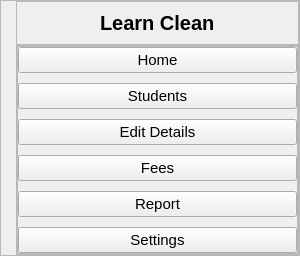
     <widget class="QWidget" name="leftMenu" native="true">
      <property name="minimumSize">
       <size>
        <width>300</width>
        <height>0</height>
       </size>
      </property>
      <property name="maximumSize">
       <size>
        <width>0</width>
        <height>16777215</height>
       </size>
      </property>
      <layout class="QVBoxLayout" name="verticalLayout_6">
       <property name="spacing">
        <number>0</number>
       </property>
       <property name="leftMargin">
        <number>0</number>
       </property>
       <property name="topMargin">
        <number>0</number>
       </property>
       <property name="rightMargin">
        <number>0</number>
       </property>
       <property name="bottomMargin">
        <number>0</number>
       </property>
       <item>
        <widget class="QFrame" name="frame_5">
         <property name="frameShape">
          <enum>QFrame::StyledPanel</enum>
         </property>
         <property name="frameShadow">
          <enum>QFrame::Raised</enum>
         </property>
         <layout class="QVBoxLayout" name="verticalLayout_7">
          <property name="spacing">
           <number>0</number>
          </property>
          <property name="leftMargin">
           <number>15</number>
          </property>
          <property name="topMargin">
           <number>0</number>
          </property>
          <property name="rightMargin">
           <number>0</number>
          </property>
          <property name="bottomMargin">
           <number>0</number>
          </property>
          <item>
           <widget class="QFrame" name="frame_6">
            <property name="frameShape">
             <enum>QFrame::StyledPanel</enum>
            </property>
            <property name="frameShadow">
             <enum>QFrame::Raised</enum>
            </property>
            <layout class="QHBoxLayout" name="horizontalLayout_13">
             <item alignment="Qt::AlignHCenter">
              <widget class="QLabel" name="top">
               <property name="minimumSize">
                <size>
                 <width>0</width>
                 <height>0</height>
                </size>
               </property>
               <property name="font">
                <font>
                 <pointsize>15</pointsize>
                 <weight>75</weight>
                 <bold>true</bold>
                </font>
               </property>
               <property name="text">
                <string>Learn Clean</string>
               </property>
              </widget>
             </item>
            </layout>
           </widget>
          </item>
          <item>
           <widget class="QFrame" name="frame_7">
            <property name="sizePolicy">
             <sizepolicy hsizetype="Preferred" vsizetype="Expanding">
              <horstretch>0</horstretch>
              <verstretch>0</verstretch>
             </sizepolicy>
            </property>
            <property name="frameShape">
             <enum>QFrame::StyledPanel</enum>
            </property>
            <property name="frameShadow">
             <enum>QFrame::Raised</enum>
            </property>
            <layout class="QVBoxLayout" name="verticalLayout_9">
             <property name="spacing">
              <number>0</number>
             </property>
             <property name="leftMargin">
              <number>0</number>
             </property>
             <property name="topMargin">
              <number>0</number>
             </property>
             <property name="rightMargin">
              <number>0</number>
             </property>
             <property name="bottomMargin">
              <number>0</number>
             </property>
             <item alignment="Qt::AlignTop">
              <widget class="QFrame" name="frame_8">
               <property name="frameShape">
                <enum>QFrame::StyledPanel</enum>
               </property>
               <property name="frameShadow">
                <enum>QFrame::Raised</enum>
               </property>
               <layout class="QVBoxLayout" name="verticalLayout_8">
                <property name="spacing">
                 <number>10</number>
                </property>
                <property name="leftMargin">
                 <number>0</number>
                </property>
                <property name="topMargin">
                 <number>0</number>
                </property>
                <property name="rightMargin">
                 <number>0</number>
                </property>
                <property name="bottomMargin">
                 <number>0</number>
                </property>
                <item>
                 <widget class="QPushButton" name="home_btn">
                  <property name="font">
                   <font>
                    <pointsize>11</pointsize>
                   </font>
                  </property>
                  <property name="text">
                   <string>Home</string>
                  </property>
                  <property name="icon">
                   <iconset resource="resource.qrc">
                    <normaloff>:/blueIcon/iconsblue/home.svg</normaloff>:/blueIcon/iconsblue/home.svg</iconset>
                  </property>
                  <property name="iconSize">
                   <size>
                    <width>30</width>
                    <height>30</height>
                   </size>
                  </property>
                 </widget>
                </item>
                <item>
                 <widget class="QPushButton" name="students_btn">
                  <property name="font">
                   <font>
                    <pointsize>11</pointsize>
                   </font>
                  </property>
                  <property name="text">
                   <string>Students</string>
                  </property>
                  <property name="icon">
                   <iconset resource="resource.qrc">
                    <normaloff>:/blueIcon/iconsblue/users.svg</normaloff>:/blueIcon/iconsblue/users.svg</iconset>
                  </property>
                  <property name="iconSize">
                   <size>
                    <width>30</width>
                    <height>30</height>
                   </size>
                  </property>
                 </widget>
                </item>
                <item>
                 <widget class="QPushButton" name="edit_btn">
                  <property name="font">
                   <font>
                    <pointsize>11</pointsize>
                    <weight>50</weight>
                    <bold>false</bold>
                   </font>
                  </property>
                  <property name="text">
                   <string>Edit Details</string>
                  </property>
                  <property name="icon">
                   <iconset resource="resource.qrc">
                    <normaloff>:/blueIcon/iconsblue/user-plus.svg</normaloff>:/blueIcon/iconsblue/user-plus.svg</iconset>
                  </property>
                  <property name="iconSize">
                   <size>
                    <width>30</width>
                    <height>30</height>
                   </size>
                  </property>
                 </widget>
                </item>
                <item>
                 <widget class="QPushButton" name="fees_btn">
                  <property name="font">
                   <font>
                    <pointsize>11</pointsize>
                   </font>
                  </property>
                  <property name="text">
                   <string>Fees</string>
                  </property>
                  <property name="icon">
                   <iconset resource="resource.qrc">
                    <normaloff>:/blueIcon/iconsblue/percent.svg</normaloff>:/blueIcon/iconsblue/percent.svg</iconset>
                  </property>
                  <property name="iconSize">
                   <size>
                    <width>30</width>
                    <height>30</height>
                   </size>
                  </property>
                 </widget>
                </item>
                <item>
                 <widget class="QPushButton" name="report_btn">
                  <property name="font">
                   <font>
                    <pointsize>11</pointsize>
                   </font>
                  </property>
                  <property name="text">
                   <string>Report</string>
                  </property>
                  <property name="icon">
                   <iconset resource="resource.qrc">
                    <normaloff>:/blueIcon/iconsblue/paperclip.svg</normaloff>:/blueIcon/iconsblue/paperclip.svg</iconset>
                  </property>
                  <property name="iconSize">
                   <size>
                    <width>30</width>
                    <height>30</height>
                   </size>
                  </property>
                 </widget>
                </item>
                <item>
                 <widget class="QPushButton" name="setting_btn">
                  <property name="font">
                   <font>
                    <pointsize>11</pointsize>
                   </font>
                  </property>
                  <property name="text">
                   <string>Settings</string>
                  </property>
                  <property name="icon">
                   <iconset resource="resource.qrc">
                    <normaloff>:/blueIcon/iconsblue/settings.svg</normaloff>:/blueIcon/iconsblue/settings.svg</iconset>
                  </property>
                  <property name="iconSize">
                   <size>
                    <width>30</width>
                    <height>30</height>
                   </size>
                  </property>
                 </widget>
                </item>
               </layout>
              </widget>
             </item>
            </layout>
           </widget>
          </item>
         </layout>
        </widget>
       </item>
      </layout>
     </widget>
